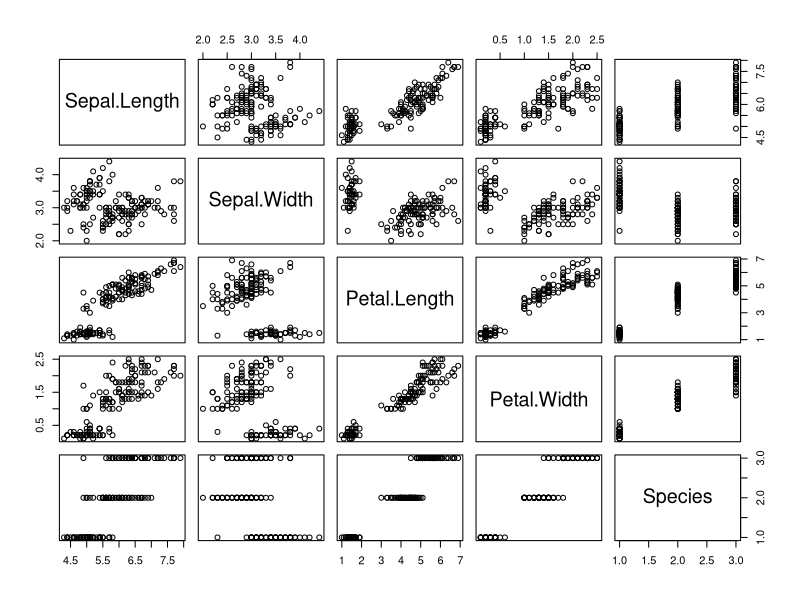
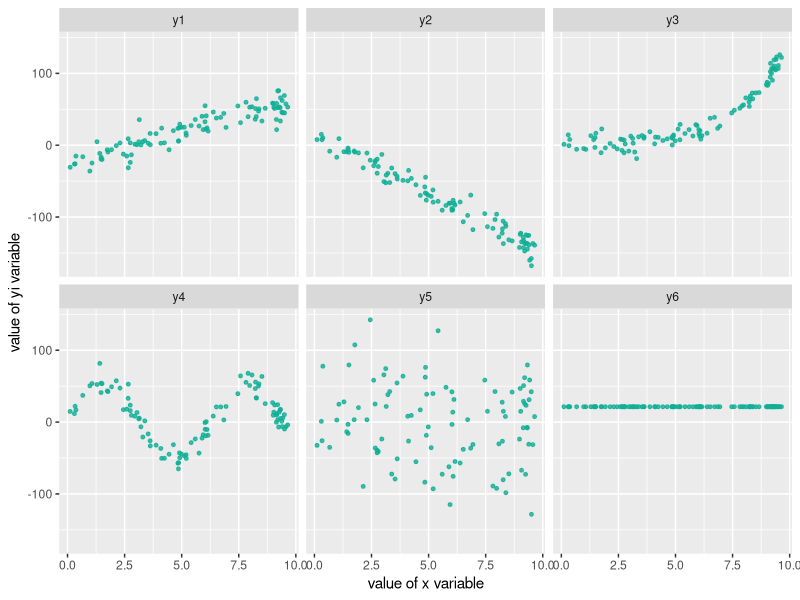
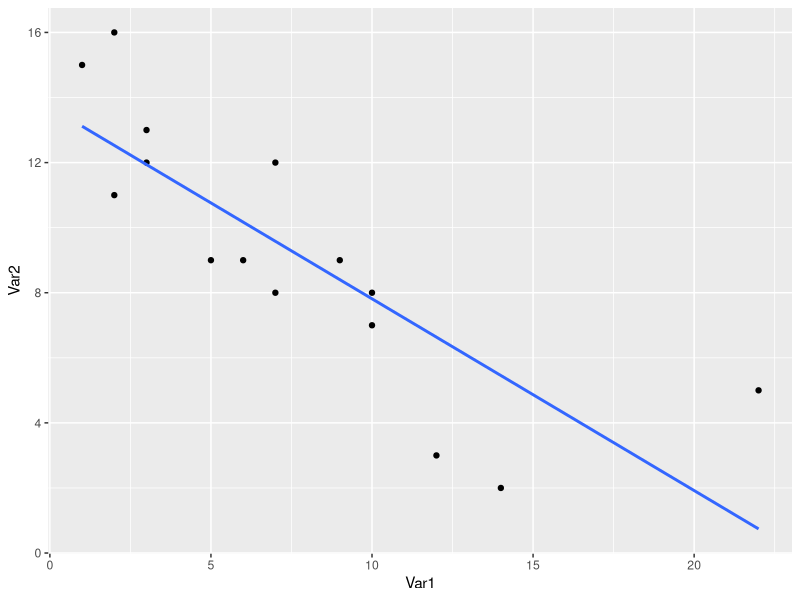
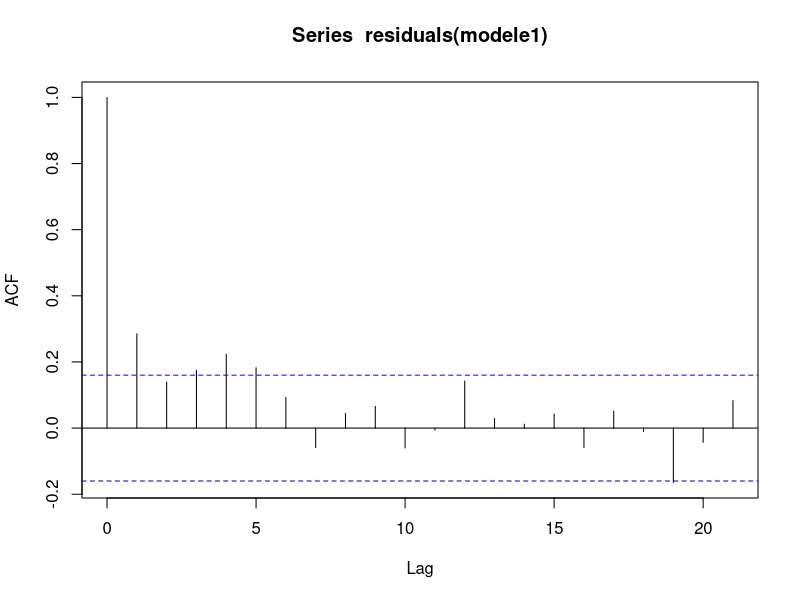
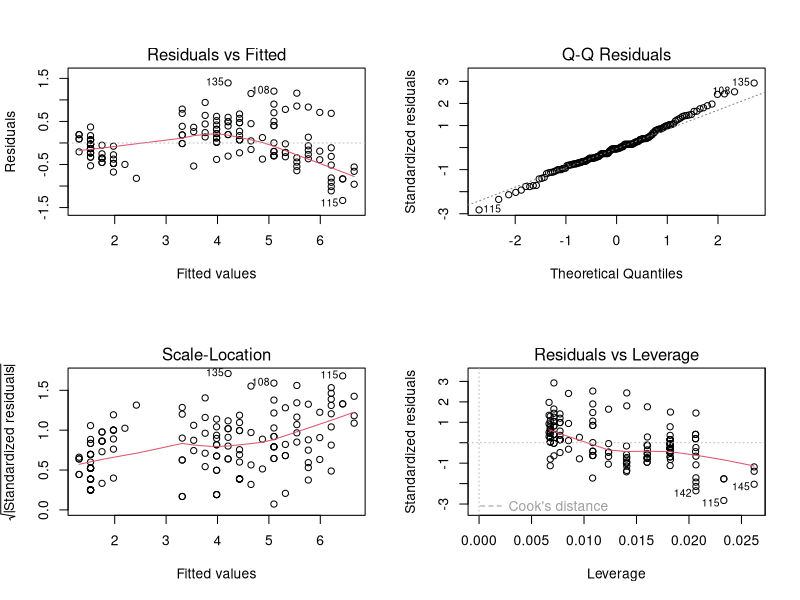
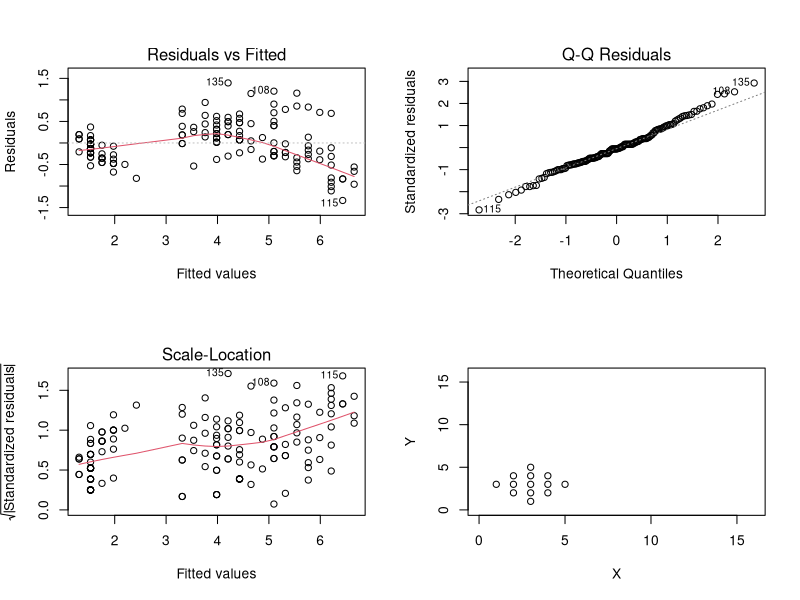
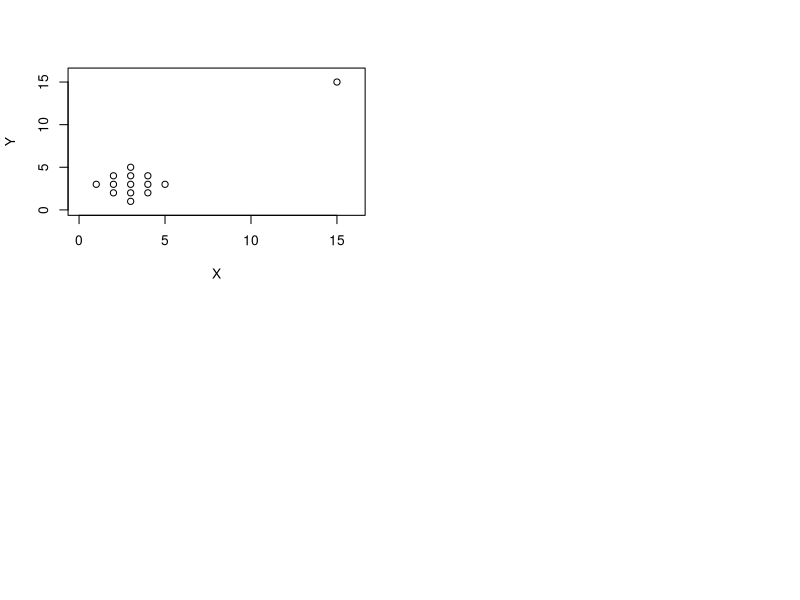
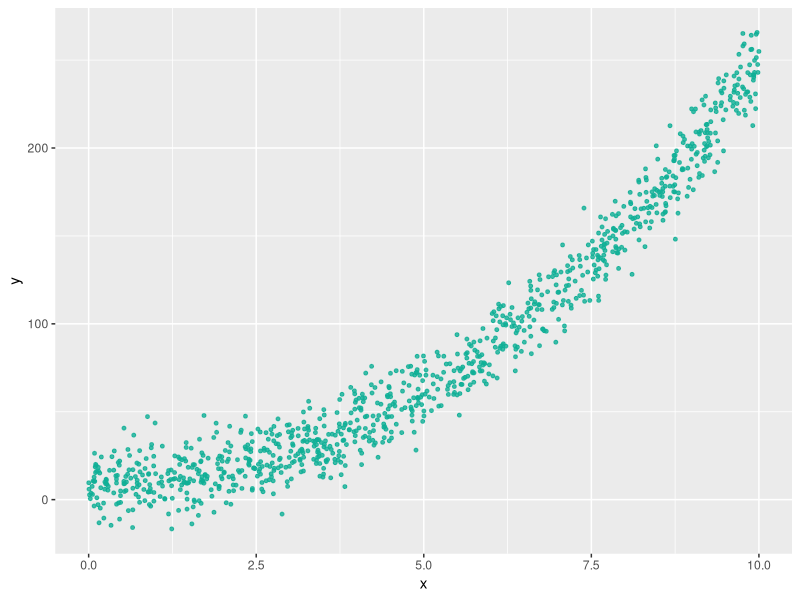

These charts were generated, in order, by the following R code:
## ---- chunk 1
knitr::opts_chunk$set(echo = TRUE,fig.width =6,fig.align="center", fig.height = 3)
library(knitr)
library(xtable)
## ---- chunk 2
data(iris)
plot(iris)
## ---- chunk 3
x <- runif(100, min = 0, max=10)
y1 <- 8.5*x - 23 + rnorm(100,0, 12)
y2 <- -16*x +12 + rnorm(100,0,10)
y3 <- sqrt(exp(x)) + rnorm(100,0,8)
y4 <-  50*sin(x) + rnorm(100,0,10)
y5 <-  rnorm(100, 0, 60)
y6 <- 21.345
data2 <-  data.frame(x, y1, y2, y3, y4, y5, y6)
library(reshape2)
library(ggplot2)
data2 <- melt(data2, idvars=c("x"), measure.vars=c("y1","y2","y3","y4", "y5", "y6"))
plo2 <-  ggplot(data2, aes(x=x, y=value))+
  geom_point(size =1, color = "#0FAF96", alpha=0.8)+
  facet_wrap(~variable)+
  xlab("value of x variable")+
  ylab("value of yi variable")
  
plo2
## ---- chunk 4
library(ggplot2)
data <-  data.frame(X=c(1,2,3,5,6,7,12,14,22, 2,3 ,10,10,9,7),Y=c(15,16,13, 9,9,12,3,2,5,11,12,7,8,9,8))
plo <-  ggplot(data, aes(x=X, y=Y))+
  geom_point()+
  geom_smooth(method="lm", se=FALSE)+
  xlab("Var1")+
  ylab("Var2")
plo
## ---- chunk 5
summary(lm(iris$Petal.Length~iris$Petal.Width))
## ---- chunk 6
modele1 <- lm(iris$Petal.Length~ iris$Petal.Width)
acf(residuals(modele1))
## ---- chunk 7
modele1 <- lm(iris$Petal.Length~ iris$Petal.Width)
par(mfrow=c(2,2)) # pour avoir une matrice de grpahes
plot(modele1)
## ---- chunk 8
modele1 <- lm(iris$Petal.Length~ iris$Petal.Width)
plot(modele1,1)
## ---- chunk 9
modele1 <- lm(iris$Petal.Length~ iris$Petal.Width)
plot(modele1,2)
## ---- chunk 10
modele1 <- lm(iris$Petal.Length~ iris$Petal.Width)
plot(modele1,3)
## ---- chunk 11
cor.test(iris$Petal.Length, iris$Petal.Width)
## ---- chunk 12
cor(iris[,1:4])
## ---- chunk 13
X <-  c(3,2,3,4,1,2,3,4,5,2,3,4,3)
Y <-  c(1,2,2,2,3,3,3,3,3,4,4,4,5)
plot(X, Y, xlim = c(0,16), ylim= c(0,16))
cor.test(X,Y)$estimate
## ---- chunk 14
X <-  c(3,2,3,4,1,2,3,4,5,2,3,4,3,15)
Y <-  c(1,2,2,2,3,3,3,3,3,4,4,4,5,15)
plot(X, Y, xlim = c(0,16), ylim= c(0,16))
cor.test(X,Y)$estimate
## ---- chunk 15
my_model <- lm(Petal.Width~Petal.Length, iris)
summary(my_model)
## ---- chunk 16
cor.test(iris$Sepal.Length, iris$Sepal.Width, method="spearman", exact = FALSE)
## ---- chunk 17
x <- runif(1000, min = 0, max=10)
y1 <- 1.5*x^2.2  + rnorm(1000,10, 12)
data2 <-  data.frame(x, y1)
library(ggplot2)
plo2 <-  ggplot(data2, aes(x=x, y=y1))+
  geom_point(size =1, color = "#0FAF96", alpha=0.8)+
  xlab(" x ")+
  ylab(" y ")
plo2
## ---- chunk 18
x <- runif(1000, min = 0, max=10)
y1 <- exp(1.5*x+ 0.2)  + 10000*rnorm(1000,10, 12)
data2 <-  data.frame(x, y1)
library(ggplot2)
plo2 <-  ggplot(data2, aes(x=x, y=y1))+
  geom_point(size =1, color = "#0FAF96", alpha=0.8)+
  xlab(" x ")+
  ylab(" y ")
plo2
## ---- chunk 19
x <- runif(1000, min = 0, max=10)
y1 <- 1.5*log(x)+ 0.2  + 0.22*rnorm(1000,1, 2)
data2 <-  data.frame(x, y1)
library(ggplot2)
plo2 <-  ggplot(data2, aes(x=x, y=y1))+
  geom_point(size =1, color = "#0FAF96", alpha=0.8)+
  xlab(" x ")+
  ylab(" y ")
plo2
## ---- chunk 20
x <- runif(1000, min = 0, max=10)
ymax <-  10
ymin <- 0
y1 <- ymin+ ((ymax -ymin) /(1 + exp(-1.5*x+6.8))) + 0.5*rnorm(1000,1,1)
data2 <-  data.frame(x, y1)
library(ggplot2)
plo2 <-  ggplot(data2, aes(x=x, y=y1))+
  geom_point(size =1, color = "#0FAF96", alpha=0.8)+
  xlab(" x ")+
  ylab(" y ")
plo2
## ---- chunk 21
library(RColorBrewer)
mypalette <-  brewer.pal(12,"Set3")
par(mar=c(0,0,0,0))
mosaicplot(~Class+Survived, data=Titanic, color=mypalette,main = "")
## ---- chunk 22
library(ggplot2)
library(cowplot)


n <-  4000
xval <-  rbeta(n, shape1 = 2, shape2 = 5) * 1000
mydf <-  data.frame(x=xval)
xmean <-  mean(xval)
xsd <-  sd(xval)

xlabels <- data.frame(
  x = c(quantile(mydf$x)),
  y = c(rep(330,5) ),
  text = paste0(c("","Q1: ", "Q2: ", "Q3: ", ""),names(quantile(mydf$x)))
)
distriPlot <-  ggplot(mydf, aes(x=x))+
  geom_histogram(bins = 50, fill="#0FAF96", color="grey")+
  geom_vline(data = xlabels, xintercept = xlabels$x, linetype=c(2,2,1,2,2))+
  geom_label(data= xlabels, aes(x=x,y=y,label=text) )+
  xlab("X")+
  ylab("Effectif")

# Marginal density plot of x (top panel) and y (right panel)
yplot <- ggplot(mydf, aes(y = xval))+
  geom_boxplot(outlier.alpha = 0.2)+
  coord_flip()+
  xlab("")+
  ylab("")+
  theme_void()

#assemblage
plot_grid(yplot, distriPlot,  ncol = 1, align = "hv",scale = c(1,1), 
          rel_widths = c(1, 1), rel_heights = c(1, 3))
## ---- chunk 23
p <- ggplot(mpg, aes(class, hwy))
p + geom_boxplot(outlier.alpha = 0.2) +xlab("type de véhicule (var. qualitative)") +ylab("consommation (var. quantitative")+theme_light()
